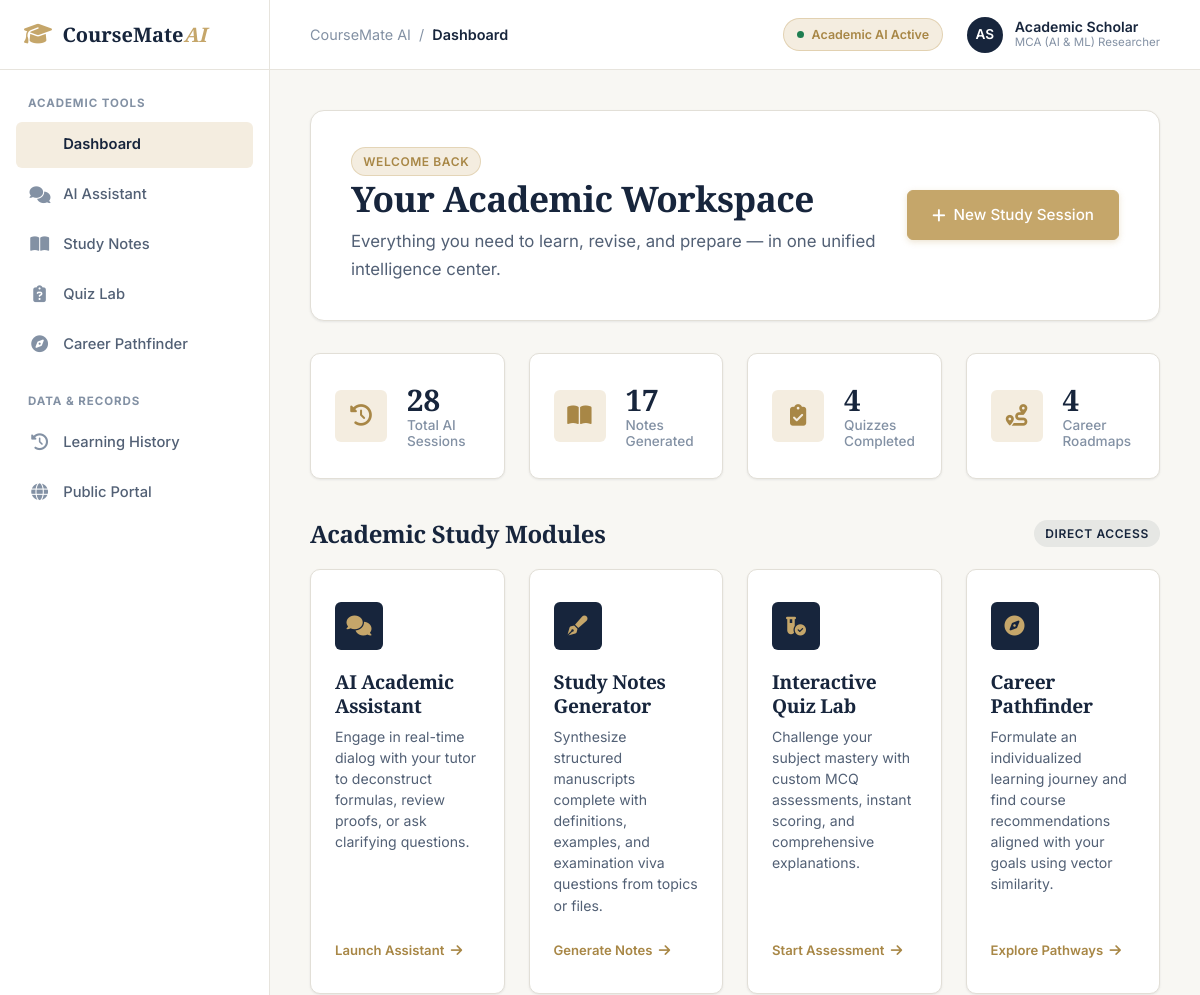
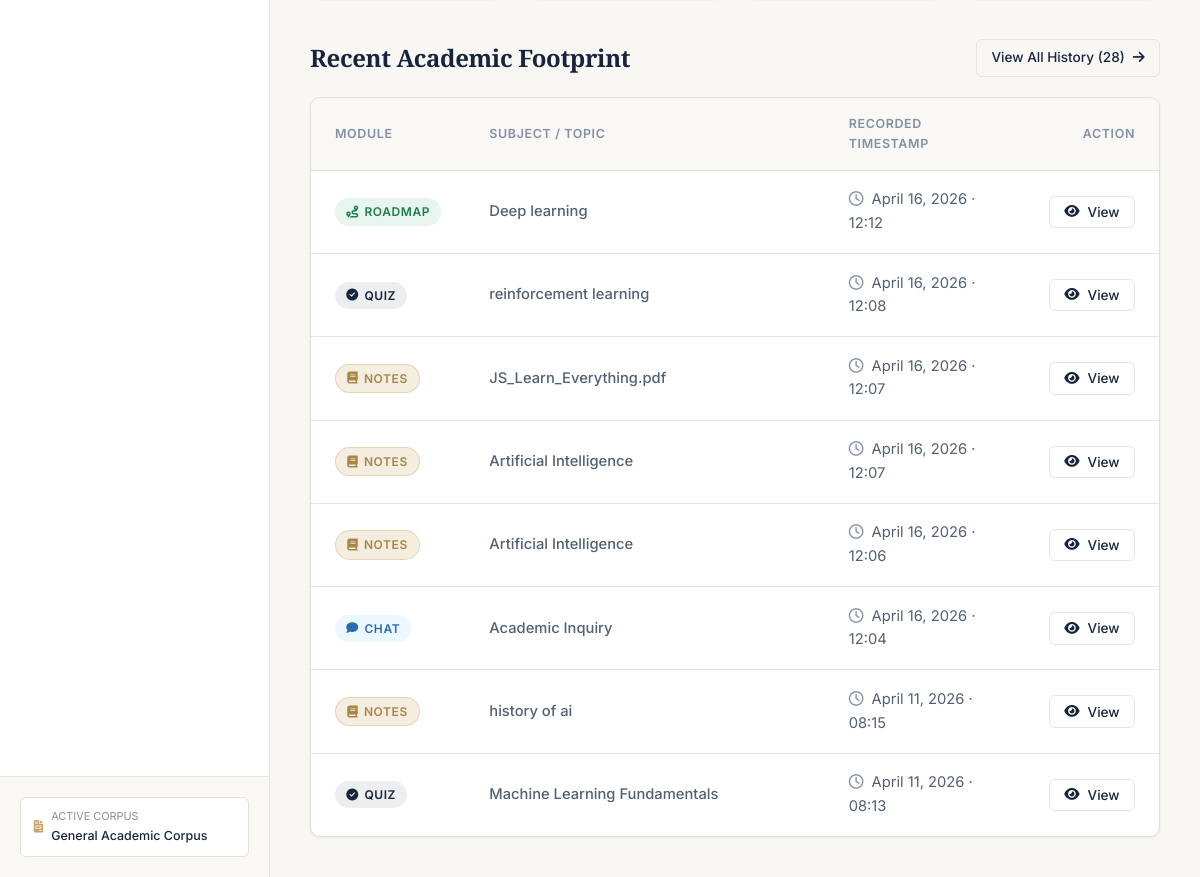
Page /dashboard on the earlier database version (2 pictures, top to bottom).
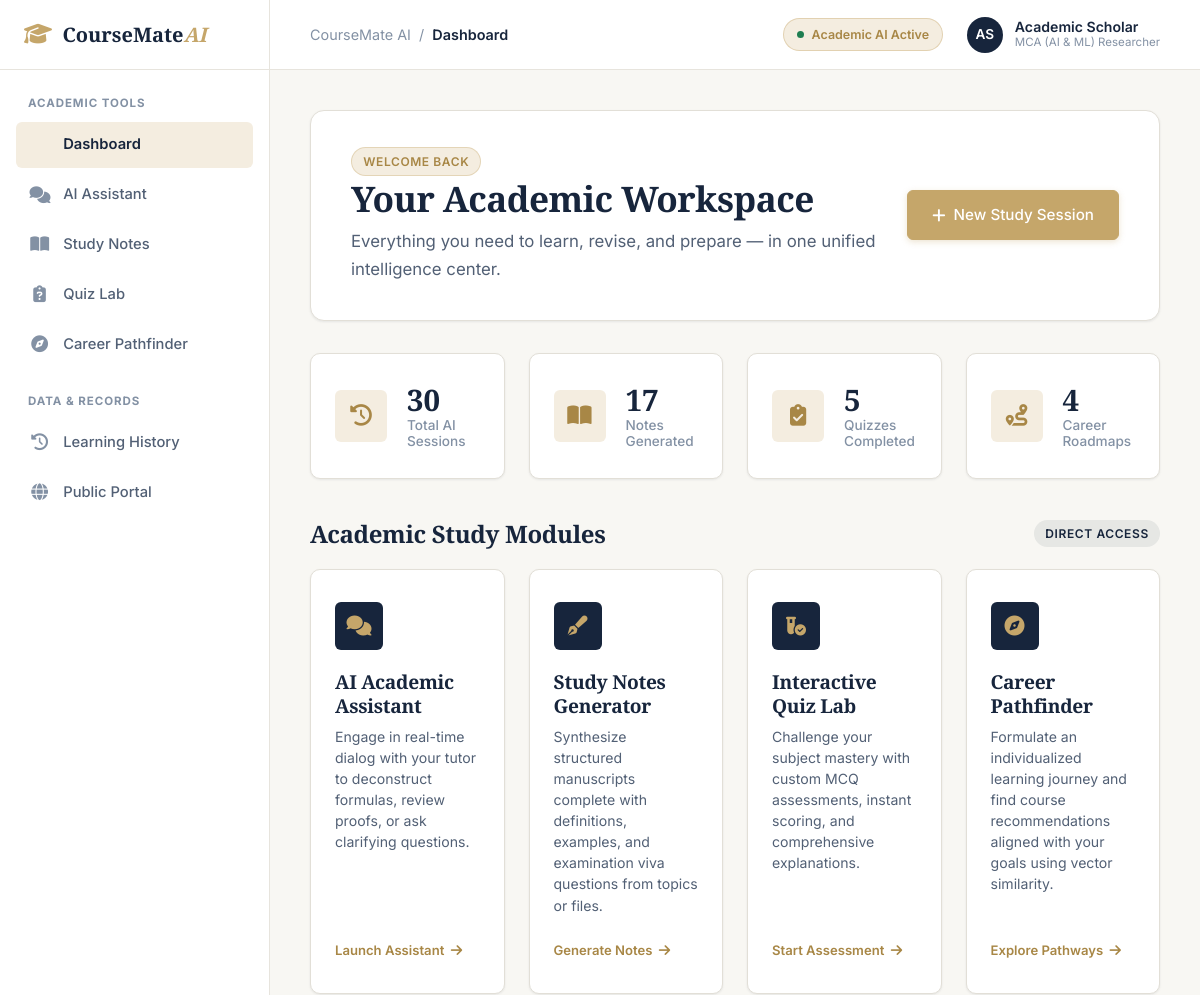
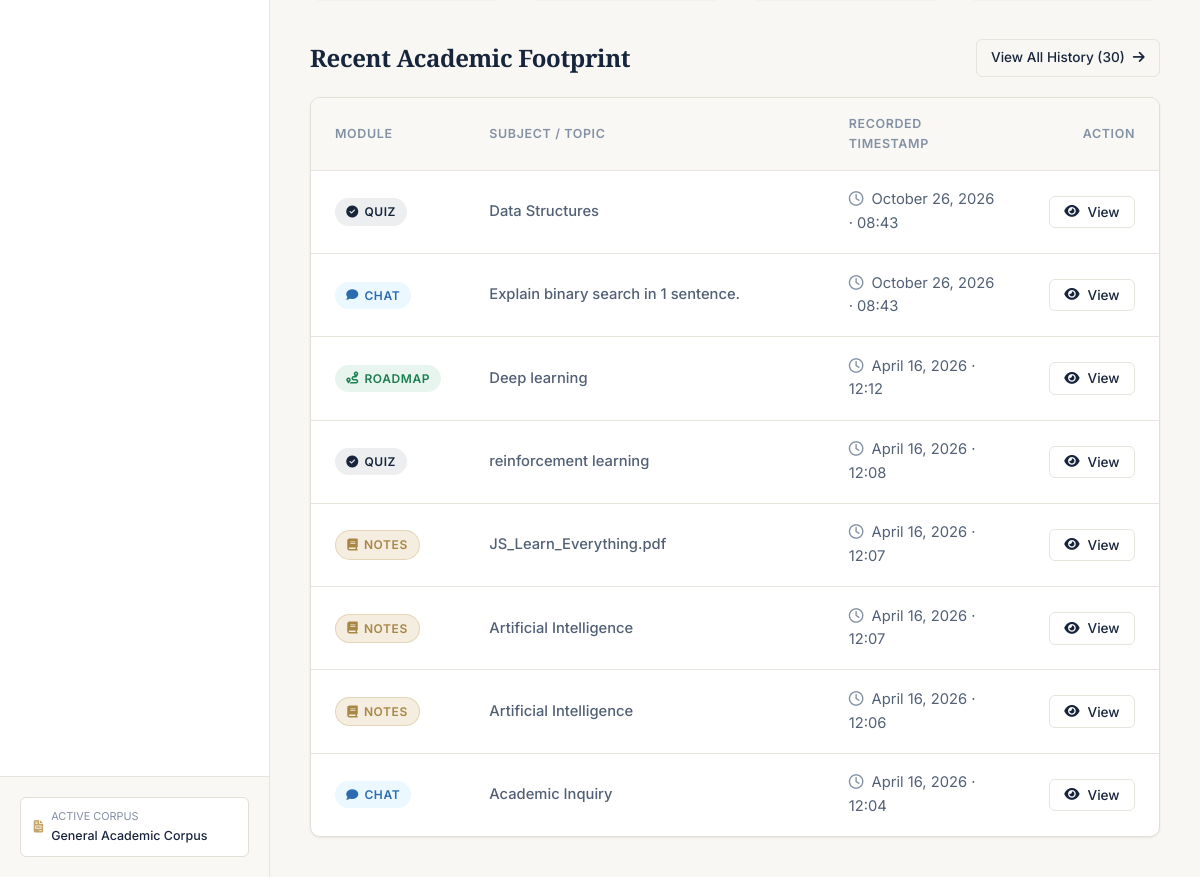
Same page on the later database version (2 pictures, top to bottom).
### app.py (models this page shows, shortened)
class History(db.Model):
    __tablename__ = 'history'
    id = db.Column(db.Integer, primary_key=True)
    type = db.Column(db.String(20), nullable=False)  # 'chat', 'notes', 'quiz', 'recommendation'
    topic = db.Column(db.String(250))
    content = db.Column(db.Text, nullable=False)    # Raw text or JSON structured string
    timestamp = db.Column(db.DateTime, default=datetime.utcnow)

### app.py (the view)
@app.route('/dashboard')
def dashboard():
    history_items = History.query.order_by(History.timestamp.desc()).all()
    user = {
        "username": "Academic Scholar",
        "role": "MCA (AI & ML) Researcher",
        "history": history_items
    }
    total_sessions = len(history_items)
    quiz_count = len([h for h in history_items if h.type == 'quiz'])
    notes_count = len([h for h in history_items if h.type == 'notes'])
    chat_count = len([h for h in history_items if h.type == 'chat'])
    rec_count = len([h for h in history_items if h.type == 'recommendation'])
    stats = {
        "total": total_sessions,
        "quizzes": quiz_count,
        "notes": notes_count,
        "chats": chat_count,
        "recommendations": rec_count,
        "has_document": bool(document_store["current_text"]),
        "document_name": document_store["filename"]
    }
    return render_template('dashboard.html', user=user, stats=stats)

### templates/dashboard.html (shortened to what this page needs)
{% extends "base.html" %}
{% block page_title %}Dashboard{% endblock %}
{% block content %}
<div class="workspace-welcome-banner">
    <div class="welcome-text">
        <span class="badge badge-gold mb-2">Welcome Back</span>
        <h1 class="editorial-heading">Your Academic Workspace</h1>
        <p>Everything you need to learn, revise, and prepare — in one unified intelligence center.</p>
    </div>
    <div>
        <a href="{{ url_for('notes') }}" class="btn btn-gold">
            <i class="fas fa-plus"></i> New Study Session
        </a>
    </div>
</div>
<div class="stats-grid">
    <div class="stat-card">
        <div class="stat-icon">
            <i class="fas fa-clock-rotate-left"></i>
        </div>
        <div class="stat-info">
            <div class="stat-value" id="stat-total-sessions">{{ stats.total }}</div>
            <div class="stat-label">Total AI Sessions</div>
        </div>
    </div>
    <div class="stat-card">
        <div class="stat-icon">
            <i class="fas fa-book-open"></i>
        </div>
        <div class="stat-info">
            <div class="stat-value" id="stat-notes-generated">{{ stats.notes }}</div>
            <div class="stat-label">Notes Generated</div>
        </div>
    </div>
    <div class="stat-card">
        <div class="stat-icon">
            <i class="fas fa-clipboard-check"></i>
        </div>
        <div class="stat-info">
            <div class="stat-value" id="stat-quizzes-taken">{{ stats.quizzes }}</div>
            <div class="stat-label">Quizzes Completed</div>
        </div>
    </div>
    <div class="stat-card">
        <div class="stat-icon">
            <i class="fas fa-route"></i>
        </div>
        <div class="stat-info">
            <div class="stat-value" id="stat-roadmaps-built">{{ stats.recommendations }}</div>
            <div class="stat-label">Career Roadmaps</div>
        </div>
    </div>
</div>
<div class="dashboard-section-header">
    <h2 class="editorial-heading">Academic Study Modules</h2>
    <span class="badge badge-navy">Direct Access</span>
</div>
<div class="modules-grid">
    <a href="{{ url_for('chat') }}" class="module-action-card">
        <div class="module-icon-wrap">
            <i class="fas fa-comments"></i>
        </div>
        <h3>AI Academic Assistant</h3>
        <p>Engage in real-time dialog with your tutor to deconstruct formulas, review proofs, or ask clarifying questions.</p>
        <div class="module-btn-text">
            Launch Assistant <i class="fas fa-arrow-right"></i>
        </div>
    </a>
    <a href="{{ url_for('notes') }}" class="module-action-card">
        <div class="module-icon-wrap">
            <i class="fas fa-pen-fancy"></i>
        </div>
        <h3>Study Notes Generator</h3>
        <p>Synthesize structured manuscripts complete with definitions, examples, and examination viva questions from topics or files.</p>
        <div class="module-btn-text">
            Generate Notes <i class="fas fa-arrow-right"></i>
        </div>
    </a>
    <a href="{{ url_for('quiz') }}" class="module-action-card">
        <div class="module-icon-wrap">
            <i class="fas fa-vial-circle-check"></i>
        </div>
        <h3>Interactive Quiz Lab</h3>
        <p>Challenge your subject mastery with custom MCQ assessments, instant scoring, and comprehensive explanations.</p>
        <div class="module-btn-text">
            Start Assessment <i class="fas fa-arrow-right"></i>
        </div>
    </a>
    <a href="{{ url_for('recommendations') }}" class="module-action-card">
        <div class="module-icon-wrap">
            <i class="fas fa-compass"></i>
        </div>
        <h3>Career Pathfinder</h3>
        <p>Formulate an individualized learning journey and find course recommendations aligned with your goals using vector similarity.</p>
        <div class="module-btn-text">
            Explore Pathways <i class="fas fa-arrow-right"></i>
        </div>
    </a>
</div>
<div class="dashboard-section-header">
    <h2 class="editorial-heading">Recent Academic Footprint</h2>
    <a href="{{ url_for('history_page') }}" class="btn btn-outline btn-sm">
        View All History ({{ stats.total }}) <i class="fas fa-arrow-right"></i>
    </a>
</div>
<div class="activity-card">
    {% if user.history and user.history|length > 0 %}
    <table class="activity-table">
        <thead>
            <tr>
                <th style="width: 15%;">Module</th>
                <th style="width: 45%;">Subject / Topic</th>
                <th style="width: 25%;">Recorded Timestamp</th>
                <th style="width: 15%; text-align: right;">Action</th>
            </tr>
        </thead>
        <tbody>
            {% for item in user.history[:8] %}
            <tr>
                <td>
                    {% if item.type == 'notes' %}
                    <span class="badge badge-gold"><i class="fas fa-book"></i> Notes</span>
                    {% elif item.type == 'quiz' %}
                    <span class="badge badge-navy"><i class="fas fa-check-circle"></i> Quiz</span>
                    {% elif item.type == 'chat' %}
                    <span class="badge" style="background-color: var(--info-soft); color: var(--info);"><i class="fas fa-comment"></i> Chat</span>
                    {% else %}
                    <span class="badge badge-success"><i class="fas fa-route"></i> Roadmap</span>
                    {% endif %}
                </td>
                <td class="activity-topic-cell">
                    {{ item.topic or 'Academic Inquiry' }}
                </td>
                <td>
                    <i class="far fa-clock" style="margin-right: 4px; color: var(--text-muted);"></i>
                    {{ item.timestamp.strftime('%B %d, %Y · %H:%M') if item.timestamp else 'Archived Session' }}
                </td>
                <td style="text-align: right;">
                    <button class="btn btn-outline btn-sm view-history-btn" data-id="{{ item.id }}" title="View saved academic record">
                        <i class="fas fa-eye"></i> View
                    </button>
                </td>
            </tr>
            {% endfor %}
        </tbody>
    </table>
    {% endif %}
</div>
{% endblock %}

### templates/base.html (shortened to what this page needs)
<!DOCTYPE html>
<html lang="en">
<head>
    <link rel="stylesheet" href="{{ url_for('static', filename='css/style.css') }}">
    <link rel="stylesheet" href="https://cdnjs.cloudflare.com/ajax/libs/font-awesome/6.5.1/css/all.min.css">
</head>
<body>
    <div class="app-layout">
        <aside class="app-sidebar" id="app-sidebar">
            <div class="sidebar-header">
                <a href="{{ url_for('dashboard') }}" class="sidebar-brand">
                    <i class="fas fa-graduation-cap"></i>
                    <span>CourseMate<span style="color: var(--gold-primary); font-style: italic;">AI</span></span>
                </a>
            </div>
            <div class="sidebar-menu-wrapper">
                <div class="sidebar-section-title">Academic Tools</div>
                <ul class="sidebar-menu">
                    <li class="sidebar-item">
                        <a href="{{ url_for('dashboard') }}" class="sidebar-link {% if request.path == '/dashboard' %}active{% endif %}">
                            <span>Dashboard</span>
                        </a>
                    </li>
                    <li class="sidebar-item">
                        <a href="{{ url_for('chat') }}" class="sidebar-link {% if request.path == '/chat' %}active{% endif %}">
                            <i class="fas fa-comments"></i>
                            <span>AI Assistant</span>
                        </a>
                    </li>
                    <li class="sidebar-item">
                        <a href="{{ url_for('notes') }}" class="sidebar-link {% if request.path == '/notes' %}active{% endif %}">
                            <i class="fas fa-book-open"></i>
                            <span>Study Notes</span>
                        </a>
                    </li>
                    <li class="sidebar-item">
                        <a href="{{ url_for('quiz') }}" class="sidebar-link {% if request.path == '/quiz' %}active{% endif %}">
                            <i class="fas fa-clipboard-question"></i>
                            <span>Quiz Lab</span>
                        </a>
                    </li>
                    <li class="sidebar-item">
                        <a href="{{ url_for('recommendations') }}" class="sidebar-link {% if request.path == '/recommendations' %}active{% endif %}">
                            <i class="fas fa-compass"></i>
                            <span>Career Pathfinder</span>
                        </a>
                    </li>
                </ul>
                <div class="sidebar-section-title">Data & Records</div>
                <ul class="sidebar-menu">
                    <li class="sidebar-item">
                        <a href="{{ url_for('history_page') }}" class="sidebar-link {% if request.path == '/history' %}active{% endif %}">
                            <i class="fas fa-clock-rotate-left"></i>
                            <span>Learning History</span>
                        </a>
                    </li>
                    <li class="sidebar-item">
                        <a href="{{ url_for('index') }}" class="sidebar-link">
                            <i class="fas fa-globe"></i>
                            <span>Public Portal</span>
                        </a>
                    </li>
                </ul>
            </div>
            <div class="sidebar-footer">
                <div class="active-doc-pill" id="sidebar-doc-pill" title="Currently active document context for RAG operations">
                    <i class="fas fa-file-invoice"></i>
                    <div style="flex-grow: 1; overflow: hidden;">
                        <div style="font-size: 0.68rem; color: var(--text-muted); text-transform: uppercase;">Active Corpus</div>
                        <div class="active-doc-text" id="sidebar-doc-title">General Academic Corpus</div>
                    </div>
                </div>
            </div>
        </aside>
        <div class="app-main">
            <header class="app-topbar">
                <div class="topbar-left">
                    <div class="topbar-breadcrumbs">
                        <span>CourseMate AI</span> &nbsp;/&nbsp;
                        <span class="current-page">{% block page_title %}Workspace{% endblock %}</span>
                    </div>
                </div>
                <div class="topbar-right">
                    <div class="engine-status-badge">
                        <span class="status-dot"></span>
                        <span id="engine-status-text">Academic AI Active</span>
                    </div>
                    <div class="user-profile-chip">
                        <div class="avatar-circle">AS</div>
                        <div class="user-meta">
                            <div class="user-name">Academic Scholar</div>
                            <div class="user-role">MCA (AI & ML) Researcher</div>
                        </div>
                    </div>
                </div>
            </header>
            <main class="app-content">
                {% block content %}{% endblock %}
            </main>
        </div>
    </div>
</body>
</html>

Differences in the rows shown:
no longer on this page (row unchanged): History: type "notes" (drawn), topic "history of ai", timestamp "April 11, 2026 · 08:15"
no longer on this page (row unchanged): History: type "quiz" (drawn), topic "Machine Learning Fundamentals", timestamp "April 11, 2026 · 08:13"
added History: type "quiz" (drawn), topic "Data Structures", timestamp "October 26, 2026 · 08:43"
added History: type "chat" (drawn), topic "Explain binary search in 1 sentence.", timestamp "October 26, 2026 · 08:43"
Other differences:
{{ stats.total }}: "28" → "30"
{{ stats.quizzes }}: "4" → "5"
